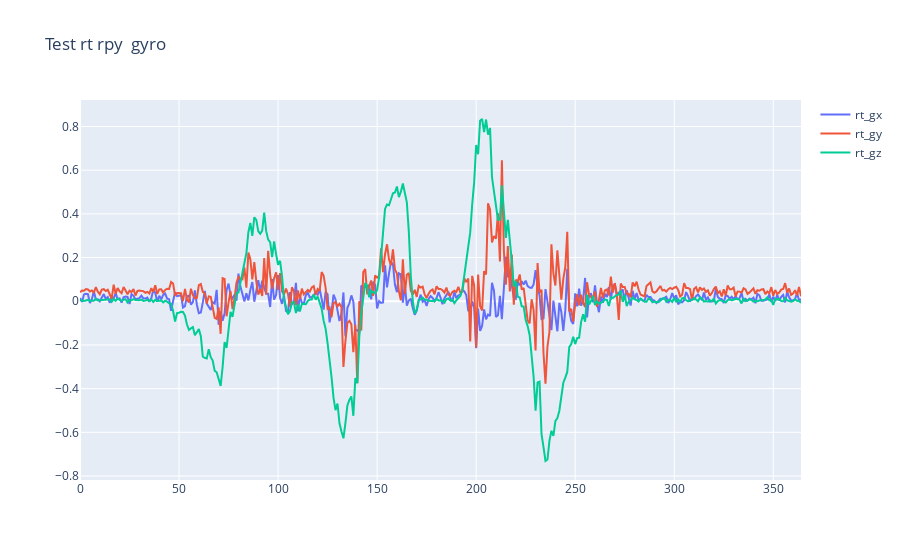
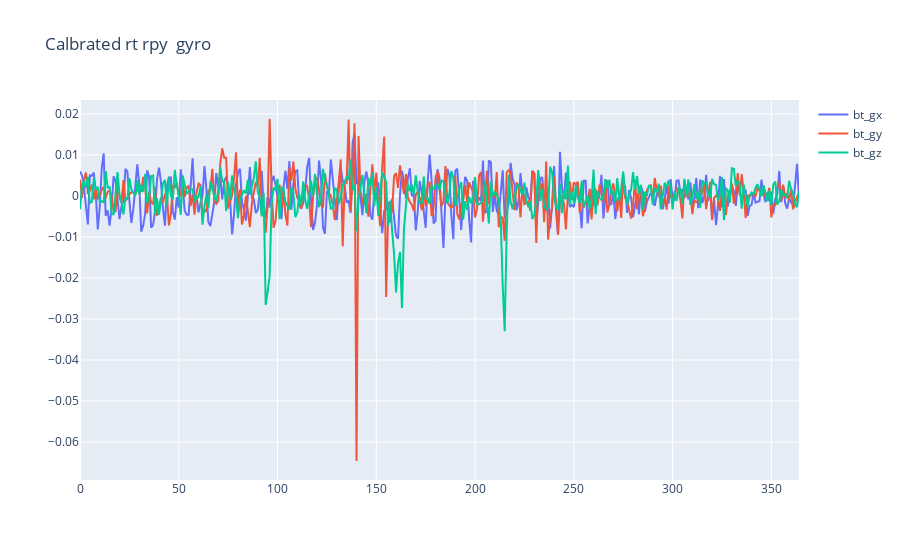
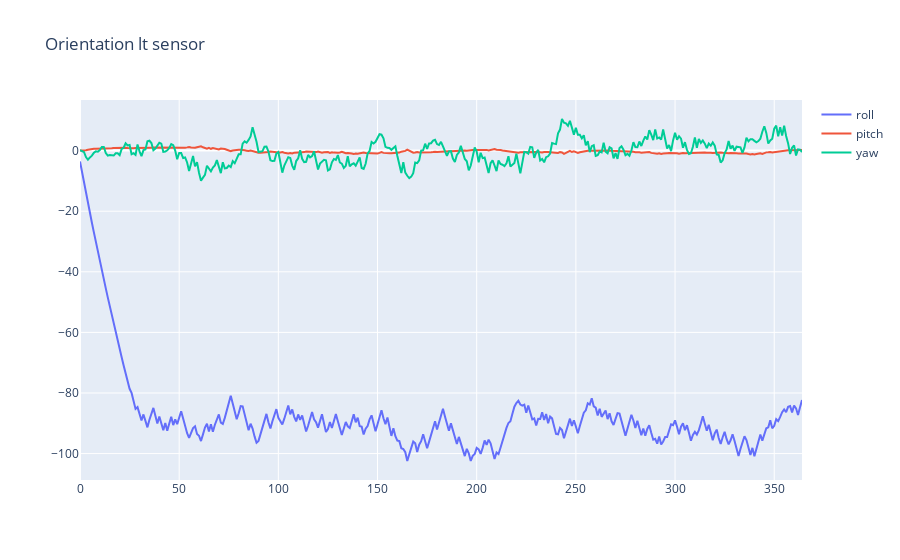

Notebook code for these charts, in order:
### Code cell
name = 'test'
filename = f"D:/Thesis/{name}/20_rt1_y.csv"

calibration_set = read_csv_file(f"D:/Thesis/calibration/600_calibration.csv")
print(filename) 

IMU_set = read_csv_file(filename)
IMU_set

bt_1,bb_1,lt_1,lb_1,rt_1,rb_1=parse_to_sensors(IMU_set)
bt_outl,bb_outl,lt_outl,lb_outl,rt_outl,rb_outl =  parse_to_sensors(calibration_set)

show_plot(rt_1,'Test rt rpy ',False)
#show_plot(rt_outl,'Test rt rpy ',True) 
calibrated_rt = calibration(bt_1,bt_outl)


show_plot(calibrated_rt,'Calbrated rt rpy ',False)
# show_plot(rt_outl,'Test rt rpy ',True)
    

orientation_rt_t = find_orientation(calibrated_rt)
show_plot(orientation_rt_t,f'Orientation lt sensor')

### Figure 1 — Plotly figure (JSON) as saved in the notebook; plotly's stock layout.template omitted (floating-point values rounded to 4 significant figures; data arrays with more than 128 entries replaced by an {"elided": "..."} marker saying what was removed)
{"data": [{"name": "rt_gx", "type": "scatter", "x": {"elided": "365 int values"}, "y": {"elided": "365 float values"}}, {"name": "rt_gy", "type": "scatter", "x": {"elided": "365 int values"}, "y": {"elided": "365 float values"}}, {"name": "rt_gz", "type": "scatter", "x": {"elided": "365 int values"}, "y": {"elided": "365 float values"}}], "layout": {"title": {"text": "Test rt rpy  gyro"}}}

### Figure 2 — Plotly figure (JSON) as saved in the notebook; plotly's stock layout.template omitted (floating-point values rounded to 4 significant figures; data arrays with more than 128 entries replaced by an {"elided": "..."} marker saying what was removed)
{"data": [{"name": "bt_gx", "type": "scatter", "x": {"elided": "365 int values"}, "y": {"elided": "365 float values"}}, {"name": "bt_gy", "type": "scatter", "x": {"elided": "365 int values"}, "y": {"elided": "365 float values"}}, {"name": "bt_gz", "type": "scatter", "x": {"elided": "365 int values"}, "y": {"elided": "365 float values"}}], "layout": {"title": {"text": "Calbrated rt rpy  gyro"}}}

### Figure 3 — Plotly figure (JSON) as saved in the notebook; plotly's stock layout.template omitted (floating-point values rounded to 4 significant figures; data arrays with more than 128 entries replaced by an {"elided": "..."} marker saying what was removed)
{"data": [{"name": "roll", "type": "scatter", "x": {"elided": "365 int values"}, "y": {"elided": "365 float values"}}, {"name": "pitch", "type": "scatter", "x": {"elided": "365 int values"}, "y": {"elided": "365 float values"}}, {"name": "yaw", "type": "scatter", "x": {"elided": "365 int values"}, "y": {"elided": "365 float values"}}], "layout": {"title": {"text": "Orientation lt sensor"}}}
